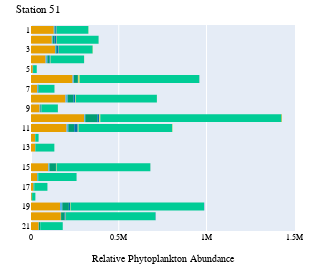
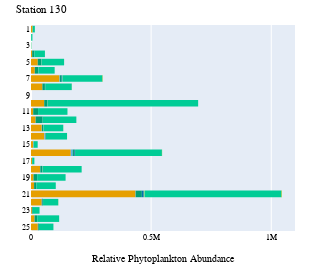

Notebook code cell kept with these figures, in order:
### Code cell
stations = ['51', '130']

cm_to_px = 96 / 2.54  # Conversion factor from centimeters to pixels
width_in_cm = 5
height_in_cm = 7

tax_colors = {}

for station in stations:        
    grouped_df = flowcam[flowcam['Station'] == station][['Comments', 'Taxon_grouped', 'density_cell_L']]
    grouped_df = grouped_df.groupby(['Comments', 'Taxon_grouped']).agg({'density_cell_L':'sum'}).reset_index()
    
    grouped_df["rel_occurrence"] = grouped_df.groupby(['Comments'])['density_cell_L'].transform(lambda x: x / x.sum())
    
    # Split station into prefix and suffix and change to integer
    grouped_df['Sample'] = [x.split('_')[1] for x in grouped_df['Comments']]
    
    fig = px.histogram(grouped_df.sort_values(["Sample", 'Taxon_grouped'], ascending=[True, True]), 
                x="density_cell_L", 
                y="Sample",
                color='Taxon_grouped',
                category_orders={
                    "Sample": ['1', '2', '3', '4', '5', '6', '7', '8', '9', '10',
                               '11', '12', '13', '14', '15', '16', '17', '18', '19', '20',
                               '21', '22', '23', '24', '25'],
                    "Taxon_grouped": ["Rare", "Bacillariophyta", "Dinophyceae",
                                      "Prymnesiophyceae"]
                },
                color_discrete_map={
                    "Rare": "#545454",
                    "Bacillariophyta": "#E69F00",
                    "Dinophyceae": "#56B4E9",
                    "Prymnesiophyceae": "#009E73",
                    "Ciliates": "#F0E442",
                    "Arthropoda": "#0072B2",
                    "Annelida": "#D55E00",
                    "Craniata": "#CC79A7",
                    "Urocordata": "#B5B5B5",
                    "Echinodermata": "#55EEFF",
                    "Cnidaria": "#A42324",
                    "Mollusca": "#89CE00",
                },                
                orientation='h'
            )

    fig.update_layout(
        font=dict(
            family="Times New Roman, serif",  # Set the font family to Times New Roman
            size=8,  # Set the font size
            color="black"  # Set the font color
        ),
        autosize=False,
        width=width_in_cm * cm_to_px,
        height=height_in_cm * cm_to_px,
        margin=dict( # Set the margins
            l=0,  # Left margin
            r=25,  # Right margin
            b=25,  # Bottom margin
            t=25  # Top margin
        ),
        showlegend=False,
        xaxis_title_text='Relative Phytoplankton Abundance',
        title_text='Station {}'.format(station),
        yaxis_title_text=''
    )

    fig.show()

    for trace in fig.data:
        # If trace is not in the dictionary, add it
        if trace.name not in tax_colors:
            # If trace contains a color already in use, give an error
            if trace.marker.color in tax_colors.values():
                raise ValueError(f'Color for {trace.name} already in use, review color disctrete map')
            tax_colors[trace.name] = trace.marker.color
           
    # Save figure as svg
    fig.write_image("../figures/phytoplankton/flowcam_absolute_occurrence_{}.svg".format(station), scale=1)
    fig.write_image("../figures/phytoplankton/flowcam_absolute_occurrence_{}.png".format(station), scale=1)

### Figure 1 — Plotly figure (JSON) as saved in the notebook; plotly's stock layout.template omitted (floating-point values rounded to 4 significant figures)
{"data": [{"alignmentgroup": "True", "bingroup": "y", "histfunc": "sum", "hovertemplate": "Taxon_grouped=Bacillariophyta<br>sum of density_cell_L=%{x}<br>Sample=%{y}<extra></extra>", "legendgroup": "Bacillariophyta", "marker": {"color": "#E69F00", "pattern": {"shape": ""}}, "name": "Bacillariophyta", "offsetgroup": "Bacillariophyta", "orientation": "h", "showlegend": true, "type": "histogram", "x": [129900.0, 303000.0, 202500.0, 22960.0, 24030.0, 98660.0, 34380.0, 13810.0, 4419.0, 165300.0, 118600.0, 169900.0, 43680.0, 137000.0, 83060.0, 9943.0, 236800.0, 35010.0, 196300.0, 49150.0], "xaxis": "x", "y": ["1", "10", "11", "12", "13", "15", "16", "17", "18", "19", "2", "20", "21", "3", "4", "5", "6", "7", "8", "9"], "yaxis": "y"}, {"alignmentgroup": "True", "bingroup": "y", "histfunc": "sum", "hovertemplate": "Taxon_grouped=Dinophyceae<br>sum of density_cell_L=%{x}<br>Sample=%{y}<extra></extra>", "legendgroup": "Dinophyceae", "marker": {"color": "#56B4E9", "pattern": {"shape": ""}}, "name": "Dinophyceae", "offsetgroup": "Dinophyceae", "orientation": "h", "showlegend": true, "type": "histogram", "x": [4964.0, 6126.0, 10130.0, 544.4, 160.5, 6338.0, 4053.0, 1225.0, 72.05, 13030.0, 4629.0, 1469.0, 1257.0, 4077.0, 10030.0, 1249.0, 7645.0, 4324.0, 12100.0, 3158.0], "xaxis": "x", "y": ["1", "10", "11", "12", "13", "15", "16", "17", "18", "19", "2", "20", "21", "3", "4", "5", "6", "7", "8", "9"], "yaxis": "y"}, {"alignmentgroup": "True", "bingroup": "y", "histfunc": "sum", "hovertemplate": "Taxon_grouped=Prymnesiophyceae<br>sum of density_cell_L=%{x}<br>Sample=%{y}<extra></extra>", "legendgroup": "Prymnesiophyceae", "marker": {"color": "#009E73", "pattern": {"shape": ""}}, "name": "Prymnesiophyceae", "offsetgroup": "Prymnesiophyceae", "orientation": "h", "showlegend": true, "type": "histogram", "x": [3363.0, 68740.0, 33980.0, 384.3, 623.5, 37030.0, 2236.0, 3138.0, 1321.0, 37370.0, 10410.0, 19320.0, 6606.0, 5848.0, 11930.0, 288.2, 22330.0, 4199.0, 33620.0, 3101.0], "xaxis": "x", "y": ["1", "10", "11", "12", "13", "15", "16", "17", "18", "19", "2", "20", "21", "3", "4", "5", "6", "7", "8", "9"], "yaxis": "y"}, {"alignmentgroup": "True", "bingroup": "y", "histfunc": "sum", "hovertemplate": "Taxon_grouped=Arthropoda<br>sum of density_cell_L=%{x}<br>Sample=%{y}<extra></extra>", "legendgroup": "Arthropoda", "marker": {"color": "#0072B2", "pattern": {"shape": ""}}, "name": "Arthropoda", "offsetgroup": "Arthropoda", "orientation": "h", "showlegend": true, "type": "histogram", "x": [7205.0, 11200.0, 19780.0, 768.6, 495.5, 2250.0, 171.1, 358.1, 360.3, 8079.0, 12220.0, 6271.0, 735.6, 10380.0, 5038.0, 240.2, 2833.0, 1316.0, 9987.0, 3349.0], "xaxis": "x", "y": ["1", "10", "11", "12", "13", "15", "16", "17", "18", "19", "2", "20", "21", "3", "4", "5", "6", "7", "8", "9"], "yaxis": "y"}, {"alignmentgroup": "True", "bingroup": "y", "histfunc": "sum", "hovertemplate": "Taxon_grouped=Ciliates<br>sum of density_cell_L=%{x}<br>Sample=%{y}<extra></extra>", "legendgroup": "Ciliates", "marker": {"color": "#F0E442", "pattern": {"shape": ""}}, "name": "Ciliates", "offsetgroup": "Ciliates", "orientation": "h", "showlegend": true, "type": "histogram", "x": [1281.0, 5850.0, 4501.0, 128.1, 54.73, 2594.0, 308.1, 94.38, 96.07, 2508.0, 1891.0, 1790.0, 599.6, 1308.0, 1948.0, 48.04, 7321.0, 546.2, 3198.0, 573.2], "xaxis": "x", "y": ["1", "10", "11", "12", "13", "15", "16", "17", "18", "19", "2", "20", "21", "3", "4", "5", "6", "7", "8", "9"], "yaxis": "y"}, {"alignmentgroup": "True", "bingroup": "y", "histfunc": "sum", "hovertemplate": "Taxon_grouped=Detritus<br>sum of density_cell_L=%{x}<br>Sample=%{y}<extra></extra>", "legendgroup": "Detritus", "marker": {"color": "#00cc96", "pattern": {"shape": ""}}, "name": "Detritus", "offsetgroup": "Detritus", "orientation": "h", "showlegend": true, "type": "histogram", "x": [179800.0, 1030000.0, 533000.0, 18410.0, 107700.0, 533300.0, 218500.0, 75020.0, 18610.0, 760500.0, 237200.0, 511500.0, 128000.0, 191900.0, 190300.0, 20990.0, 682200.0, 88220.0, 462100.0, 93800.0], "xaxis": "x", "y": ["1", "10", "11", "12", "13", "15", "16", "17", "18", "19", "2", "20", "21", "3", "4", "5", "6", "7", "8", "9"], "yaxis": "y"}, {"alignmentgroup": "True", "bingroup": "y", "histfunc": "sum", "hovertemplate": "Taxon_grouped=Mollusca<br>sum of density_cell_L=%{x}<br>Sample=%{y}<extra></extra>", "legendgroup": "Mollusca", "marker": {"color": "#89CE00", "pattern": {"shape": ""}}, "name": "Mollusca", "offsetgroup": "Mollusca", "orientation": "h", "showlegend": true, "type": "histogram", "x": [800.6, 3469.0, 1565.0, 64.05, 24.02, 253.2, 1286.0, 185.9, 48.04, 141.4, 298.8, 436.6], "xaxis": "x", "y": ["1", "10", "11", "12", "18", "2", "3", "4", "5", "7", "8", "9"], "yaxis": "y"}, {"alignmentgroup": "True", "bingroup": "y", "histfunc": "sum", "hovertemplate": "Taxon_grouped=Pleurosira laevis<br>sum of density_cell_L=%{x}<br>Sample=%{y}<extra></extra>", "legendgroup": "Pleurosira laevis", "marker": {"color": "#ab63fa", "pattern": {"shape": ""}}, "name": "Pleurosira laevis", "offsetgroup": "Pleurosira laevis", "orientation": "h", "showlegend": true, "type": "histogram", "x": [623.7, 32.02, 211.2, 93.98, 24.01, 1093.0, 160.1, 1166.0, 93.38, 201.1, 457.2, 71.05, 80.05], "xaxis": "x", "y": ["10", "12", "15", "16", "18", "19", "2", "20", "21", "4", "6", "7", "9"], "yaxis": "y"}, {"alignmentgroup": "True", "bingroup": "y", "histfunc": "sum", "hovertemplate": "Taxon_grouped=Appendicularia<br>sum of density_cell_L=%{x}<br>Sample=%{y}<extra></extra>", "legendgroup": "Appendicularia", "marker": {"color": "#FFA15A", "pattern": {"shape": ""}}, "name": "Appendicularia", "offsetgroup": "Appendicularia", "orientation": "h", "showlegend": true, "type": "histogram", "x": [292.2, 55.97, 160.1, 201.1, 388.7, 141.7], "xaxis": "x", "y": ["15", "17", "2", "4", "6", "7"], "yaxis": "y"}, {"alignmentgroup": "True", "bingroup": "y", "histfunc": "sum", "hovertemplate": "Taxon_grouped=Porifera spicule<br>sum of density_cell_L=%{x}<br>Sample=%{y}<extra></extra>", "legendgroup": "Porifera spicule", "marker": {"color": "#19d3f3", "pattern": {"shape": ""}}, "name": "Porifera spicule", "offsetgroup": "Porifera spicule", "orientation": "h", "showlegend": true, "type": "histogram", "x": [253.2, 70.68], "xaxis": "x", "y": ["2", "7"], "yaxis": "y"}, {"alignmentgroup": "True", "bingroup": "y", "histfunc": "sum", "hovertemplate": "Taxon_grouped=Rotifera<br>sum of density_cell_L=%{x}<br>Sample=%{y}<extra></extra>", "legendgroup": "Rotifera", "marker": {"color": "#FF6692", "pattern": {"shape": ""}}, "name": "Rotifera", "offsetgroup": "Rotifera", "orientation": "h", "showlegend": true, "type": "histogram", "x": [64.05], "xaxis": "x", "y": ["7"], "yaxis": "y"}], "layout": {"autosize": false, "barmode": "relative", "font": {"color": "black", "family": "Times New Roman, serif", "size": 8}, "height": 264.6, "legend": {"title": {"text": "Taxon_grouped"}, "tracegroupgap": 0}, "margin": {"b": 25, "l": 0, "r": 25, "t": 25}, "showlegend": false, "title": {"text": "Station 51"}, "width": 189.0, "xaxis": {"anchor": "y", "domain": [0, 1], "title": {"text": "Relative Phytoplankton Abundance"}}, "yaxis": {"anchor": "x", "categoryarray": ["25", "24", "23", "22", "21", "20", "19", "18", "17", "16", "15", "14", "13", "12", "11", "10", "9", "8", "7", "6", "5", "4", "3", "2", "1"], "categoryorder": "array", "domain": [0, 1], "title": {"text": ""}}}}

### Figure 2 — Plotly figure (JSON) as saved in the notebook; plotly's stock layout.template omitted (floating-point values rounded to 4 significant figures)
{"data": [{"alignmentgroup": "True", "bingroup": "y", "histfunc": "sum", "hovertemplate": "Taxon_grouped=Bacillariophyta<br>sum of density_cell_L=%{x}<br>Sample=%{y}<extra></extra>", "legendgroup": "Bacillariophyta", "marker": {"color": "#E69F00", "pattern": {"shape": ""}}, "name": "Bacillariophyta", "offsetgroup": "Bacillariophyta", "orientation": "h", "showlegend": true, "type": "histogram", "x": [6325.0, 54890.0, 9003.0, 19200.0, 44820.0, 55840.0, 8725.0, 165600.0, 4355.0, 37960.0, 10590.0, 553.8, 12820.0, 434600.0, 44590.0, 3747.0, 14630.0, 28400.0, 414.7, 4790.0, 28140.0, 15820.0, 118400.0, 47360.0], "xaxis": "x", "y": ["1", "10", "11", "12", "13", "14", "15", "16", "17", "18", "19", "2", "20", "21", "22", "23", "24", "25", "3", "4", "5", "6", "7", "8"], "yaxis": "y"}, {"alignmentgroup": "True", "bingroup": "y", "histfunc": "sum", "hovertemplate": "Taxon_grouped=Dinophyceae<br>sum of density_cell_L=%{x}<br>Sample=%{y}<extra></extra>", "legendgroup": "Dinophyceae", "marker": {"color": "#56B4E9", "pattern": {"shape": ""}}, "name": "Dinophyceae", "offsetgroup": "Dinophyceae", "orientation": "h", "showlegend": true, "type": "histogram", "x": [256.2, 156.4, 244.5, 279.5, 864.6, 2596.0, 1665.0, 7877.0, 144.1, 878.0, 2.141, 78.97, 1031.0, 387.1, 128.1, 399.0, 685.3, 8.006, 147.6, 75.18, 287.0, 1753.0, 123.3], "xaxis": "x", "y": ["1", "10", "11", "12", "13", "14", "15", "16", "17", "18", "2", "20", "21", "22", "23", "24", "25", "3", "4", "5", "6", "7", "8"], "yaxis": "y"}, {"alignmentgroup": "True", "bingroup": "y", "histfunc": "sum", "hovertemplate": "Taxon_grouped=Prymnesiophyceae<br>sum of density_cell_L=%{x}<br>Sample=%{y}<extra></extra>", "legendgroup": "Prymnesiophyceae", "marker": {"color": "#009E73", "pattern": {"shape": ""}}, "name": "Prymnesiophyceae", "offsetgroup": "Prymnesiophyceae", "orientation": "h", "showlegend": true, "type": "histogram", "x": [528.4, 13260.0, 20010.0, 28890.0, 4467.0, 1865.0, 1073.0, 5303.0, 176.1, 8458.0, 14930.0, 103.8, 9384.0, 25640.0, 3554.0, 3250.0, 10370.0, 3258.0, 19.22, 8840.0, 14910.0, 14430.0, 7214.0, 10210.0], "xaxis": "x", "y": ["1", "10", "11", "12", "13", "14", "15", "16", "17", "18", "19", "2", "20", "21", "22", "23", "24", "25", "3", "4", "5", "6", "7", "8"], "yaxis": "y"}, {"alignmentgroup": "True", "bingroup": "y", "histfunc": "sum", "hovertemplate": "Taxon_grouped=Arthropoda<br>sum of density_cell_L=%{x}<br>Sample=%{y}<extra></extra>", "legendgroup": "Arthropoda", "marker": {"color": "#0072B2", "pattern": {"shape": ""}}, "name": "Arthropoda", "offsetgroup": "Arthropoda", "orientation": "h", "showlegend": true, "type": "histogram", "x": [64.05, 248.9, 52.32, 278.9, 1345.0, 1649.0, 208.1, 3805.0, 96.05, 846.8, 96.65, 4.283, 127.1, 8254.0, 1336.0, 32.02, 249.3, 619.0, 3.203, 35.68, 165.5, 146.9, 2180.0, 1052.0], "xaxis": "x", "y": ["1", "10", "11", "12", "13", "14", "15", "16", "17", "18", "19", "2", "20", "21", "22", "23", "24", "25", "3", "4", "5", "6", "7", "8"], "yaxis": "y"}, {"alignmentgroup": "True", "bingroup": "y", "histfunc": "sum", "hovertemplate": "Taxon_grouped=Ciliates<br>sum of density_cell_L=%{x}<br>Sample=%{y}<extra></extra>", "legendgroup": "Ciliates", "marker": {"color": "#F0E442", "pattern": {"shape": ""}}, "name": "Ciliates", "offsetgroup": "Ciliates", "orientation": "h", "showlegend": true, "type": "histogram", "x": [112.1, 469.1, 91.7, 179.8, 672.5, 506.6, 128.1, 804.1, 48.03, 571.6, 157.8, 1.601, 48.36, 2983.0, 265.8, 64.05, 250.2, 390.9, 64.05, 587.9, 183.0, 1063.0, 329.7], "xaxis": "x", "y": ["1", "10", "11", "12", "13", "14", "15", "16", "17", "18", "19", "2", "20", "21", "22", "23", "24", "25", "4", "5", "6", "7", "8"], "yaxis": "y"}, {"alignmentgroup": "True", "bingroup": "y", "histfunc": "sum", "hovertemplate": "Taxon_grouped=Detritus<br>sum of density_cell_L=%{x}<br>Sample=%{y}<extra></extra>", "legendgroup": "Detritus", "marker": {"color": "#00cc96", "pattern": {"shape": ""}}, "name": "Detritus", "offsetgroup": "Detritus", "orientation": "h", "showlegend": true, "type": "histogram", "x": [8823.0, 626700.0, 122400.0, 139900.0, 81950.0, 87460.0, 16030.0, 361400.0, 9238.0, 162100.0, 118200.0, 5246.0, 80670.0, 568600.0, 63080.0, 28360.0, 91260.0, 59930.0, 1247.0, 44090.0, 93810.0, 67630.0, 166200.0, 110500.0], "xaxis": "x", "y": ["1", "10", "11", "12", "13", "14", "15", "16", "17", "18", "19", "2", "20", "21", "22", "23", "24", "25", "3", "4", "5", "6", "7", "8"], "yaxis": "y"}, {"alignmentgroup": "True", "bingroup": "y", "histfunc": "sum", "hovertemplate": "Taxon_grouped=Mollusca<br>sum of density_cell_L=%{x}<br>Sample=%{y}<extra></extra>", "legendgroup": "Mollusca", "marker": {"color": "#89CE00", "pattern": {"shape": ""}}, "name": "Mollusca", "offsetgroup": "Mollusca", "orientation": "h", "showlegend": true, "type": "histogram", "x": [16.01, 35.81, 240.2, 251.3, 32.02, 767.0, 2.141, 2173.0, 572.0, 39.93, 65.55, 6.405, 16.01, 89.71, 1390.0, 311.4], "xaxis": "x", "y": ["1", "11", "13", "14", "15", "16", "2", "21", "22", "24", "25", "3", "4", "5", "7", "8"], "yaxis": "y"}, {"alignmentgroup": "True", "bingroup": "y", "histfunc": "sum", "hovertemplate": "Taxon_grouped=Pleurosira laevis<br>sum of density_cell_L=%{x}<br>Sample=%{y}<extra></extra>", "legendgroup": "Pleurosira laevis", "marker": {"color": "#ab63fa", "pattern": {"shape": ""}}, "name": "Pleurosira laevis", "offsetgroup": "Pleurosira laevis", "orientation": "h", "showlegend": true, "type": "histogram", "x": [46.02, 48.04, 42.5, 16.01, 33.57, 3.203, 37.59, 29.62, 97.9], "xaxis": "x", "y": ["12", "13", "22", "23", "25", "3", "5", "6", "7"], "yaxis": "y"}, {"alignmentgroup": "True", "bingroup": "y", "histfunc": "sum", "hovertemplate": "Taxon_grouped=Rotifera<br>sum of density_cell_L=%{x}<br>Sample=%{y}<extra></extra>", "legendgroup": "Rotifera", "marker": {"color": "#FFA15A", "pattern": {"shape": ""}}, "name": "Rotifera", "offsetgroup": "Rotifera", "orientation": "h", "showlegend": true, "type": "histogram", "x": [48.03, 42.5, 87.32, 45.14], "xaxis": "x", "y": ["13", "22", "7", "8"], "yaxis": "y"}, {"alignmentgroup": "True", "bingroup": "y", "histfunc": "sum", "hovertemplate": "Taxon_grouped=Porifera spicule<br>sum of density_cell_L=%{x}<br>Sample=%{y}<extra></extra>", "legendgroup": "Porifera spicule", "marker": {"color": "#19d3f3", "pattern": {"shape": ""}}, "name": "Porifera spicule", "offsetgroup": "Porifera spicule", "orientation": "h", "showlegend": true, "type": "histogram", "x": [150.8, 16.01, 302.1], "xaxis": "x", "y": ["16", "17", "21"], "yaxis": "y"}, {"alignmentgroup": "True", "bingroup": "y", "histfunc": "sum", "hovertemplate": "Taxon_grouped=Annelida<br>sum of density_cell_L=%{x}<br>Sample=%{y}<extra></extra>", "legendgroup": "Annelida", "marker": {"color": "#D55E00", "pattern": {"shape": ""}}, "name": "Annelida", "offsetgroup": "Annelida", "orientation": "h", "showlegend": true, "type": "histogram", "x": [272.3], "xaxis": "x", "y": ["21"], "yaxis": "y"}], "layout": {"autosize": false, "barmode": "relative", "font": {"color": "black", "family": "Times New Roman, serif", "size": 8}, "height": 264.6, "legend": {"title": {"text": "Taxon_grouped"}, "tracegroupgap": 0}, "margin": {"b": 25, "l": 0, "r": 25, "t": 25}, "showlegend": false, "title": {"text": "Station 130"}, "width": 189.0, "xaxis": {"anchor": "y", "domain": [0, 1], "title": {"text": "Relative Phytoplankton Abundance"}}, "yaxis": {"anchor": "x", "categoryarray": ["25", "24", "23", "22", "21", "20", "19", "18", "17", "16", "15", "14", "13", "12", "11", "10", "9", "8", "7", "6", "5", "4", "3", "2", "1"], "categoryorder": "array", "domain": [0, 1], "title": {"text": ""}}}}
